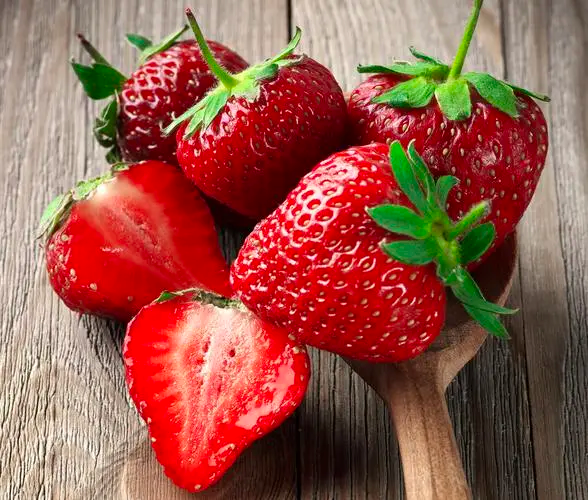
#> input picture example/data/origin.png, 588 x 500 px
$ python encode.py
#> lines starting #> are read from the running program, lines starting #| are printed output that depends on the picture; after the words box and inside, x2 and y2 are one past the last pixel; in counts of white or black regions, pixels touching at a corner belong together
#> in generate_watermark, input_image is the input picture: shape (500, 588, 4); mean R, G, B, A 151.5, 89.7, 76.3, 255
### src/pyinvisiblewatermark/core.py
from PIL import Image, ImageDraw, ImageFont
import numpy as np
import math

# Constants
DEFAULT_ASPECT_RATIO = 0.6
FONT_COLOR = (0, 0, 0)
MARGIN = 1.1


def get_text_square(txt, font_h, aspect_r=DEFAULT_ASPECT_RATIO):
    if not txt:
        return {
            'lineArr': [],
            'numLines': 0,
            'width': 10,
            'height': 10
        }

    max_line_len = math.ceil(math.sqrt(len(txt)) * 2)
    word_arr = txt.split(' ')
    line_arr = []

    while word_arr:
        line = ""
        while word_arr and len(line_arr) < max_line_len:
            line += word_arr.pop(0) + ' '
        line_arr.append(line.strip())

    actual_max_line_len = max(len(s) for s in line_arr)
    return {
        'lineArr': line_arr,
        'numLines': len(line_arr),
        'width': math.ceil(font_h * aspect_r * actual_max_line_len),
        'height': font_h * len(line_arr)
    }


def write_on_txt_canvas(width, height, txt_to_embed, font_h, margin=MARGIN, font=None):
#> called with width = 588, height = 500, txt_to_embed = 'hello world!', font_h = 0.025, margin = 1.1, font = 'font/ZiTiQuanWeiJunHei-W1-2.ttf'
    img = Image.new('RGBA', (width, height), (255, 255, 255, 0))
    draw = ImageDraw.Draw(img)
    _font_h = int(height * font_h)
    _font = ImageFont.truetype(font, _font_h) if font else None
    text_square = get_text_square(txt_to_embed, _font_h)
    x_offset = 5
    y_offset = 5

    width_factor = text_square['width'] * margin
    height_factor = text_square['height'] * margin

    for i in range(int(height / height_factor)):
        for j in range(int(width / width_factor)):
            for k in range(text_square['numLines']):
                x_pos = x_offset + j * width_factor
                y_pos = y_offset + i * height_factor + (k + 1) * _font_h
                draw.text((x_pos, y_pos), text_square['lineArr'][k], fill=FONT_COLOR, font=_font)

    return np.uint8(img)
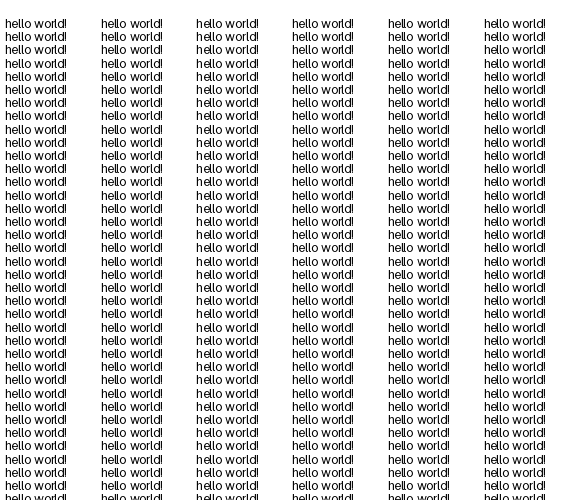
#> returned value: shape (500, 588, 4); mean of channels 0, 1, 2, 3 192.9, 192.9, 192.9, 33.2; transparent parts drawn white


def add_watermark(processing_data, txt_data):
    mask = txt_data[:, :, 3] != 0
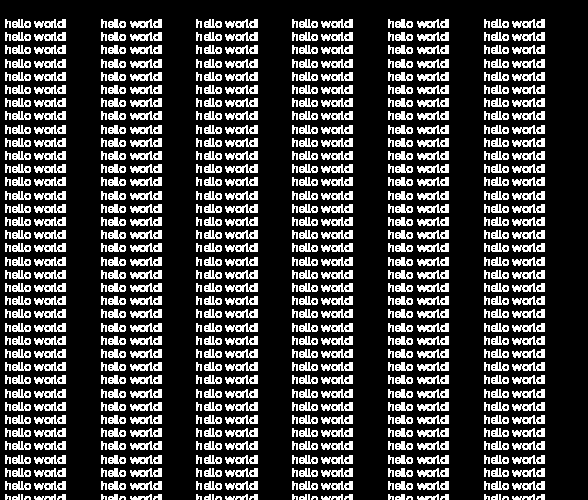
#> mask: shape (500, 588) bool; 24.4% white in thin lines or dots, all inside (x1, y1, x2, y2) = (5, 19, 545, 500)

    # 显式将数据类型更改为 uint8
    processing_data = processing_data.astype(np.uint8)

    # 进行位操作
    processing_data[mask, :3] = processing_data[mask, :3] & ~1
    processing_data[~mask, :3] = processing_data[~mask, :3] | 1
    return processing_data


def generate_watermark(img_fp, wm_txt, save_to="encode.png", font=None, font_h=0.025):
    input_image = np.array(Image.open(img_fp))
    text_image = write_on_txt_canvas(input_image.shape[1],
                                     input_image.shape[0], txt_to_embed=wm_txt,
                                     font_h=font_h,
                                     font=font)
    result_img_data = add_watermark(input_image, text_image)
    result_img = Image.fromarray(result_img_data)
    result_img.save(save_to)
    return result_img


# [37 lines left out: function extract_watermark, not called in this run]

### example/encode.py
import pyinvisiblewatermark as ivwm

# 图片加水印示例
ivwm.generate_watermark(
    img_fp="data/origin.png",
    wm_txt="hello world!",
    save_to="data/encode.png",
    font="font/ZiTiQuanWeiJunHei-W1-2.ttf"
)
